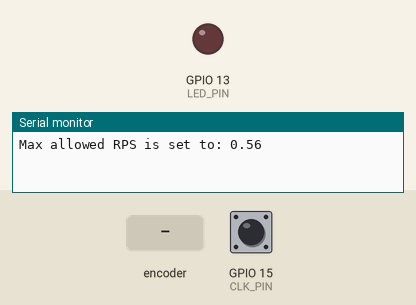
Simulated run of this program. Board: ESP32. On the bench: output pins drawn as LEDs (lit = HIGH), the last lines printed to the serial monitor. Inputs (shaded band) come from the test bench; at power-on: GPIO 15 (CLK_PIN) HIGH.

Above: at 1.2 s.
1.3 s: rotary encoder on GPIO 15 (CLK_PIN) / GPIO 4 (DT_PIN) turned 1 step (first pin leading)
At 2.0 s:
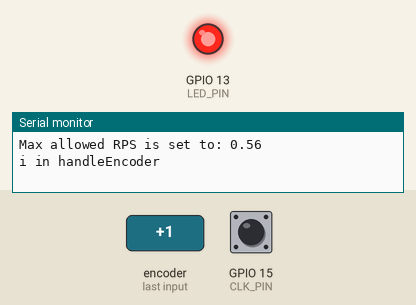
Timing chart, 0 to 4.9 s (numbered marks = the images above; inputs shaded):
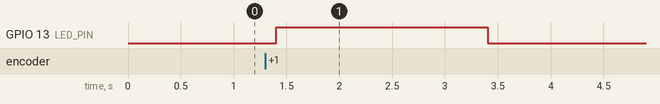

The program:

main.cpp
```cpp
#include <Arduino.h>
#define CLK_PIN 15
#define DT_PIN 4
#define LED_PIN 13

float WHEEL_CIRCUMFERENCE = 2.0;
const unsigned long INACTIVITY_TIMEOUT = 2000; // זמן חוסר פעילות לפני כיבוי הלד (במילישניות)

//int maxSpeed = 130;

float MAX_SPEED_KMH = 4; // מהירות מקסימלית בקילומטרים לשעה
const float SPEED_OVER_LIMIT = 20.0; // תוספת מהירות בקילומטרים לשעה

volatile unsigned long lastMillis = 0;
volatile unsigned long interval = 0;
volatile unsigned long lastInterruptTime = 0;
volatile unsigned long currentMillis = 0;
volatile float rps = 0;
float maxRPS; // מספר סיבובים מותרים לשנייה
float limitRPS; // מספר סיבובים המותרות לשנייה עם תוספת
unsigned long lastChangeTime = 0; // הזמן האחרון שבו חל שינוי במהירות


void IRAM_ATTR handleEncoder()
{
  Serial.println("i in handleEncoder");
  currentMillis = millis();
  if (currentMillis - lastInterruptTime > 1000) { // כל שנייה
    interval = currentMillis - lastMillis;
    lastMillis = currentMillis;
    rps = 1000.0 / interval; // חישוב RPS
    lastInterruptTime = currentMillis;
    lastChangeTime = currentMillis; // עדכון זמן שינוי האחרון
  }
}


void setup()
{
  // put your setup code here, to run once:
  Serial.begin(115200);
  pinMode(DT_PIN,INPUT);
  pinMode(CLK_PIN,INPUT);
  pinMode(LED_PIN,OUTPUT);


   float rpm = (MAX_SPEED_KMH * 1000.0) / (WHEEL_CIRCUMFERENCE * 60.0); // RPM
  maxRPS = rpm / 60.0; // RPS


  // חישוב מספר הסיבובים המותרים לשנייה עם תוספת
  float rpmOverLimit = ((MAX_SPEED_KMH + SPEED_OVER_LIMIT) * 1000.0) / (WHEEL_CIRCUMFERENCE * 60.0); // RPM
  limitRPS = rpmOverLimit / 60.0; // RPS

  // הדפסת מספר הסיבובים המותרים לשנייה
  Serial.print("Max allowed RPS is set to: ");
  Serial.println(maxRPS);

  attachInterrupt(digitalPinToInterrupt(CLK_PIN), handleEncoder, RISING);

}

void loop()
{
  currentMillis = millis();

  // בדיקה אם לא היה שינוי במהירות בשנייה האחרונה
  if ((currentMillis - lastChangeTime) > INACTIVITY_TIMEOUT)
    digitalWrite(LED_PIN, LOW); // כיבוי הלד אם לא היה שינוי
   else if (rps > maxRPS) { // תנאי למהירות גבוהה
    digitalWrite(LED_PIN, HIGH); // הפעלת הלד
    if (rps > limitRPS)  // תנאי למהירות גבוהה ב-20 קמ"ש
    Serial.println("Speed exceeds the limit by 20 km/h!");
   }
  else
    digitalWrite(LED_PIN, LOW); // כיבוי הלד

  delay(100); // המתנה קצרה לפני הבדיקה הבאה
}
```

Measured:
- after the input at 1.3 s, GPIO 13 (LED_PIN): LOW → HIGH after 0.10 s, → LOW 2.0 s later
